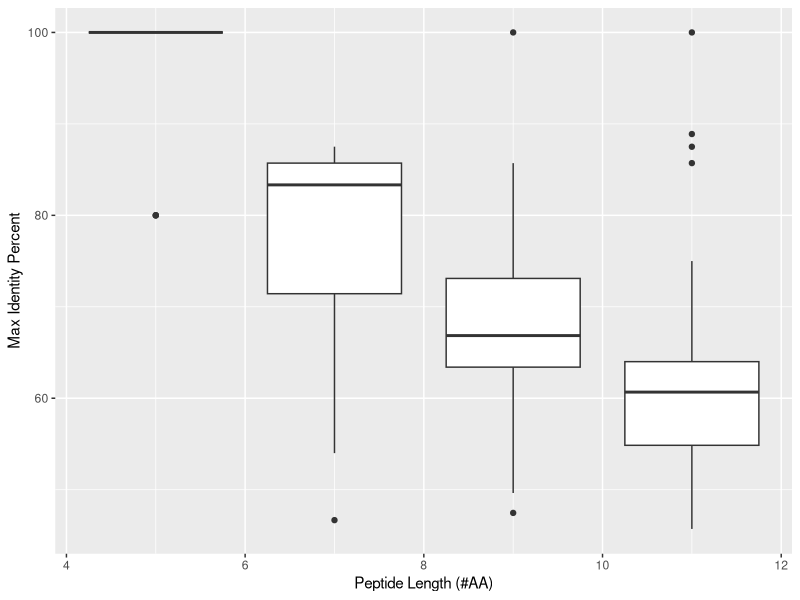
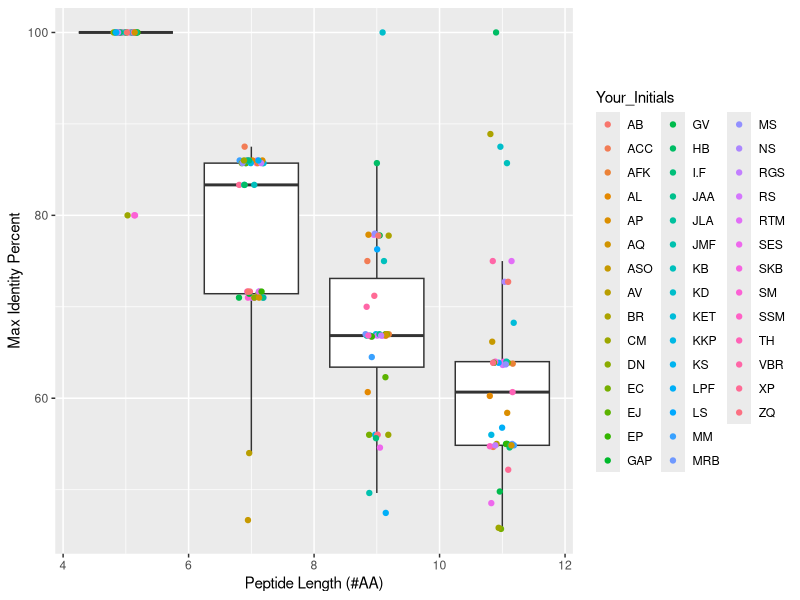
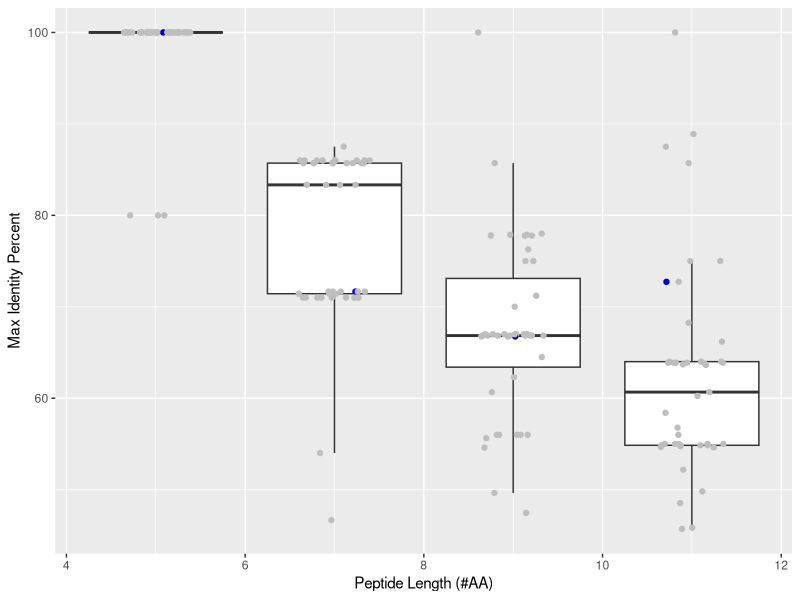

Recreate these plots in R, in order.
## ---- chunk 1
add_2 <- function(x, y) {
  # Adding variables x and y
  x + y
}
## ---- chunk 2
add_2(4, 7)
## ---- chunk 3
add_multi <- function(x, ...) {
  # Using sum because adding multiple numbers
  sum(x, ...)
}

add_multi(1,2,3,-4)
## ---- chunk 4
generate_dna <- function(x) {
  # generating a nucleotide vector
  nucs <- c("A", "T", "G", "C")
  # using sample to pull out random nucleotides
  nucs_vector <- sample(nucs, x, replace=TRUE)
  # Generating a dna string from nucs_vector
  paste(nucs_vector, collapse="")
}

# testing my generate_dna() function
generate_dna(10)
## ---- chunk 5
generate_protein <- function(n) { # generating a protein vector
  amino_acids <- c("A", "R", "N", "D", "C", "E", "Q", "G", "H", "I", "L", "K", 
  "M", "F", "P", "S", "T", "W", "Y")
  # using sample to pull out random amino acids
  amino_acids_vector <- sample(amino_acids, n, replace=TRUE)
  # generating a protein from amino_acids_vector
  paste(amino_acids_vector, collapse="")
}

# testing generate_protein() function
generate_protein(6)
## ---- chunk 6
# creating a vector for the desired lengths
lengths <- c(5, 7, 9, 11)
# using sapply() to generate peptides
sapply(lengths, generate_protein)
## ---- chunk 7
# creating a function for query cover times percent identity
max_ident_perc <- function(q, p) {
  # multiplying query cover and percent identity
   q*(p/100)
}

# testing for "LQREK"
max_ident_perc(100, 100.00)

# testing for "YESNLHL"
max_ident_perc(86, 83.33)

# testing for "FEERLTDAF"
max_ident_perc(89, 75.00)

#testing for "SCKCPANRPTA"
max_ident_perc(100, 72.73)
## ---- chunk 8
# uploading csv file into data frame
peptide_df <- read.csv("BIMM143_peptide.csv")

# isolating only the three desired columns
peptide_df <- peptide_df[,1:3]

# list first 10 rows
head(peptide_df, n=10)
## ---- chunk 9
library(ggplot2)
# creating boxplot
ggplot(peptide_df, aes(x=Length_aa, y=Max_Identity_perc, 
  # grouping points 
  group=Length_aa)) + geom_boxplot() + 
  # labeling axes
  labs(x="Peptide Length (#AA)", y="Max Identity Percent")
## ---- chunk 10
ggplot(peptide_df, aes(x=Length_aa, y=Max_Identity_perc, group=Length_aa)) + 
  # removing outliers from geom_boxplot()
  geom_boxplot(outlier.shape = NA) + 
  labs(x="Peptide Length (#AA)", y="Max Identity Percent") + 
  # adding geom_(jitter)
  geom_jitter(width=0.2, aes(col=Your_Initials))
## ---- chunk 11
color <- c(rep("GREY",
# how many datapoints are there?           
dim(peptide_df)[1]))

# ensuring the correct number of "GREY" instances
table(color)
## ---- chunk 12
# generating my datapoints
mydata <- peptide_df$Your_Initials=="NS"

# testing how many datapoints are mine
table(mydata)
## ---- chunk 13
# coloring mydata
color[mydata] <- "mediumblue"
table(mydata)
## ---- chunk 14
ggplot(peptide_df, aes(x=Length_aa, y=Max_Identity_perc, group=Length_aa)) + geom_boxplot(outlier.shape = NA) + labs(x="Peptide Length (#AA)", 
y="Max Identity Percent") + 
  # highlighting my datapoints
  geom_jitter(col=color, width=0.4, aes(col=Your_Initials))
